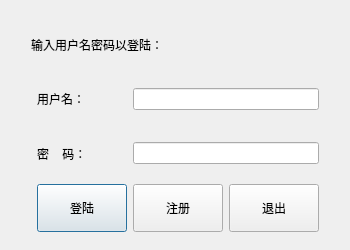
<?xml version="1.0" encoding="UTF-8"?>
<ui version="4.0">
 <class>LoginDialog</class>
 <widget class="QDialog" name="LoginDialog">
  <property name="geometry">
   <rect>
    <x>0</x>
    <y>0</y>
    <width>350</width>
    <height>250</height>
   </rect>
  </property>
  <property name="minimumSize">
   <size>
    <width>350</width>
    <height>250</height>
   </size>
  </property>
  <property name="maximumSize">
   <size>
    <width>350</width>
    <height>250</height>
   </size>
  </property>
  <property name="windowTitle">
   <string>登陆</string>
  </property>
  <layout class="QGridLayout" name="gridLayout_3">
   <property name="bottomMargin">
    <number>9</number>
   </property>
   <item row="0" column="0">
    <layout class="QGridLayout" name="gridLayout_2">
     <property name="leftMargin">
      <number>20</number>
     </property>
     <property name="topMargin">
      <number>9</number>
     </property>
     <property name="rightMargin">
      <number>20</number>
     </property>
     <property name="bottomMargin">
      <number>9</number>
     </property>
     <item row="8" column="1">
      <widget class="QPushButton" name="loginBtn">
       <property name="sizePolicy">
        <sizepolicy hsizetype="Expanding" vsizetype="Expanding">
         <horstretch>0</horstretch>
         <verstretch>0</verstretch>
        </sizepolicy>
       </property>
       <property name="focusPolicy">
        <enum>Qt::TabFocus</enum>
       </property>
       <property name="text">
        <string>登陆</string>
       </property>
      </widget>
     </item>
     <item row="7" column="1">
      <widget class="QLabel" name="label_2">
       <property name="sizePolicy">
        <sizepolicy hsizetype="Expanding" vsizetype="Expanding">
         <horstretch>0</horstretch>
         <verstretch>0</verstretch>
        </sizepolicy>
       </property>
       <property name="text">
        <string>密    码：</string>
       </property>
       <property name="margin">
        <number>5</number>
       </property>
      </widget>
     </item>
     <item row="8" column="2">
      <widget class="QPushButton" name="registBtn">
       <property name="sizePolicy">
        <sizepolicy hsizetype="Expanding" vsizetype="Expanding">
         <horstretch>0</horstretch>
         <verstretch>0</verstretch>
        </sizepolicy>
       </property>
       <property name="focusPolicy">
        <enum>Qt::TabFocus</enum>
       </property>
       <property name="text">
        <string>注册</string>
       </property>
      </widget>
     </item>
     <item row="5" column="1">
      <widget class="QLabel" name="label_3">
       <property name="sizePolicy">
        <sizepolicy hsizetype="Expanding" vsizetype="Expanding">
         <horstretch>0</horstretch>
         <verstretch>0</verstretch>
        </sizepolicy>
       </property>
       <property name="text">
        <string>用户名：</string>
       </property>
       <property name="margin">
        <number>5</number>
       </property>
      </widget>
     </item>
     <item row="8" column="3">
      <widget class="QPushButton" name="quitBtn">
       <property name="sizePolicy">
        <sizepolicy hsizetype="Expanding" vsizetype="Expanding">
         <horstretch>0</horstretch>
         <verstretch>0</verstretch>
        </sizepolicy>
       </property>
       <property name="focusPolicy">
        <enum>Qt::TabFocus</enum>
       </property>
       <property name="text">
        <string>退出</string>
       </property>
      </widget>
     </item>
     <item row="3" column="0" colspan="4">
      <widget class="QLabel" name="label_4">
       <property name="sizePolicy">
        <sizepolicy hsizetype="Expanding" vsizetype="Expanding">
         <horstretch>0</horstretch>
         <verstretch>0</verstretch>
        </sizepolicy>
       </property>
       <property name="layoutDirection">
        <enum>Qt::LeftToRight</enum>
       </property>
       <property name="text">
        <string>输入用户名密码以登陆：</string>
       </property>
       <property name="textFormat">
        <enum>Qt::PlainText</enum>
       </property>
       <property name="alignment">
        <set>Qt::AlignLeading|Qt::AlignLeft|Qt::AlignVCenter</set>
       </property>
       <property name="margin">
        <number>18</number>
       </property>
       <property name="indent">
        <number>0</number>
       </property>
       <property name="buddy">
        <cstring>label_4</cstring>
       </property>
      </widget>
     </item>
     <item row="7" column="2" colspan="2">
      <widget class="QLineEdit" name="passwordLE">
       <property name="sizePolicy">
        <sizepolicy hsizetype="Expanding" vsizetype="Fixed">
         <horstretch>0</horstretch>
         <verstretch>0</verstretch>
        </sizepolicy>
       </property>
       <property name="focusPolicy">
        <enum>Qt::StrongFocus</enum>
       </property>
       <property name="echoMode">
        <enum>QLineEdit::Password</enum>
       </property>
      </widget>
     </item>
     <item row="5" column="2" colspan="2">
      <widget class="QLineEdit" name="usernameLE">
       <property name="sizePolicy">
        <sizepolicy hsizetype="Expanding" vsizetype="Fixed">
         <horstretch>0</horstretch>
         <verstretch>0</verstretch>
        </sizepolicy>
       </property>
       <property name="focusPolicy">
        <enum>Qt::StrongFocus</enum>
       </property>
      </widget>
     </item>
    </layout>
   </item>
  </layout>
 </widget>
 <tabstops>
  <tabstop>usernameLE</tabstop>
  <tabstop>passwordLE</tabstop>
  <tabstop>loginBtn</tabstop>
  <tabstop>registBtn</tabstop>
  <tabstop>quitBtn</tabstop>
 </tabstops>
 <resources/>
 <connections/>
</ui>
